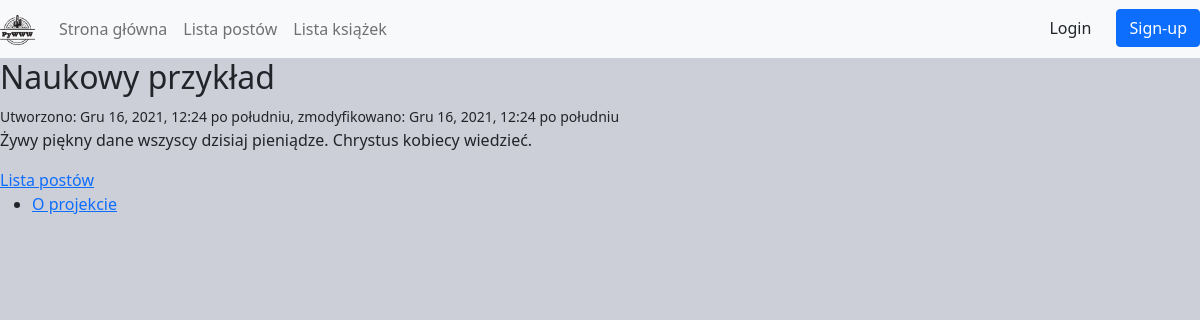
The page /posts/42 on the database as committed earlier.
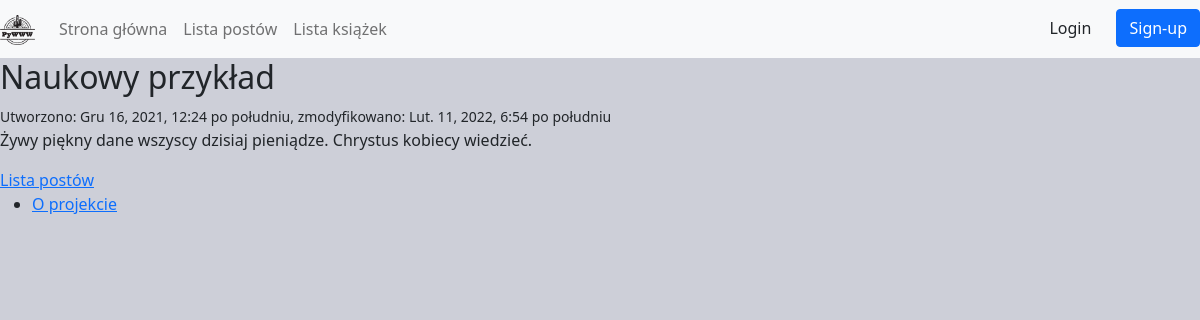
The same page on the database as committed later.
### posts/models.py (models this page shows, shortened)
class Post(Timestamp):
  title = models.CharField(verbose_name='Tytuł', max_length=255)
  content = models.TextField(verbose_name='Treść')
  published = models.BooleanField(verbose_name='Opublikowany', default=False)
  sponsored = models.BooleanField(verbose_name='Sponsorowany', default=False)
  author = models.ForeignKey("auth.User", on_delete=models.CASCADE, related_name="posts")
  tags = models.ManyToManyField('tags.Tag', related_name='posts')
  category = models.ManyToManyField('posts.Category', default=None, related_name='categories')
  example_file = models.FileField(upload_to='posts/examples/', blank=True, null=True)
  image = ImageField(upload_to='posts/images/%Y/%m/%d', blank=True, null=True)

### posts/views.py (the view)
# urls.py: path('<int:post_id>', post_details, name='post_details'),
def post_details(request, post_id):
  post = Post.objects.get(id=post_id)
  context = {"post": post}
  return render(request, "posts/details.html", context)

### posts/templates/posts/details.html (shortened to what this page needs)
{% extends 'base.html' %}
{% load static %}
{% load thumbnail %}
{% block style %}<link href={% static "posts/css/style.css" %} rel="stylesheet">{% endblock %}
{% block body %}
  <div class="row">
    {% if post.published %}
      <div class="col-md-9">
        <h2>{{ post.title }}</h2>
        <div>
          <small>Utworzono: {{ post.created }}, zmodyfikowano: {{ post.modified }}</small>
        </div>
        <div>
          <p>{{ post.content }}</p>
        </div>
      </div>
    {% else %}
      <h2>Post nie nie jest publiczny</h2>
    {% endif %}
  </div>
  <a href="{% url 'posts:list' %}">Lista postów</a>
{% endblock %}

Rows that differ between the two databases and show on the page:
changed Post "Naukowy przykład": modified "Gru 16, 2021, 12:24 po południu" → "Lut. 11, 2022, 6:54 po południu"
